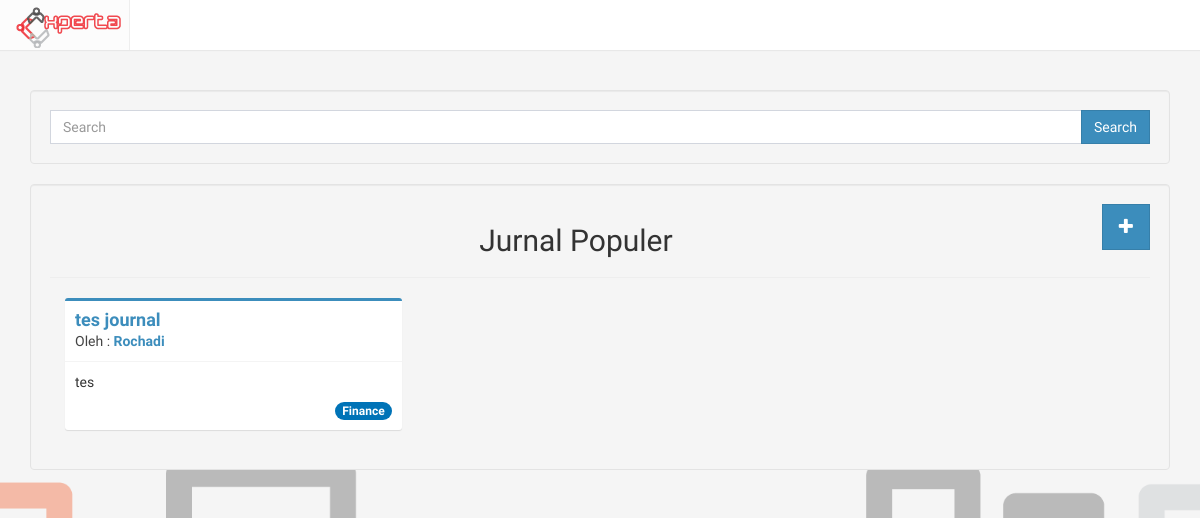
The app's page /index.php/journal, older data.
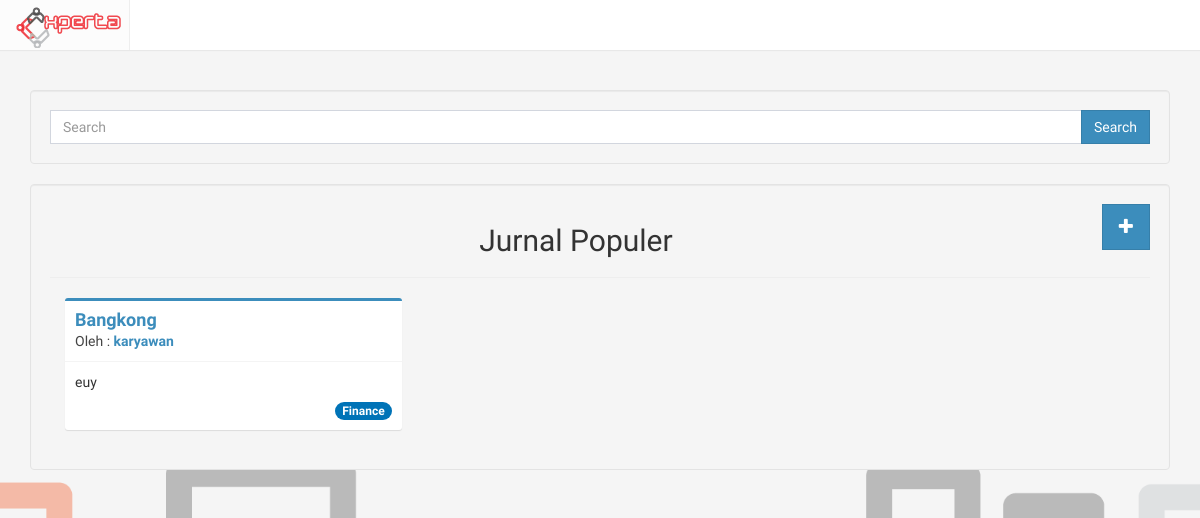
The same page, newer data.
### tables this page shows
CREATE TABLE `journal` (
  `id_journal` int(11) NOT NULL,
  `id_user` int(11) NOT NULL,
  `id_directorate` int(11) NOT NULL,
  `title` varchar(100) NOT NULL,
  `description` text NOT NULL,
  `file` varchar(500) NOT NULL,
  `views` int(11) NOT NULL DEFAULT '0',
  `created_at` timestamp NOT NULL DEFAULT CURRENT_TIMESTAMP,
  `status` int(11) NOT NULL DEFAULT '0',
  `keterangan` text NOT NULL
);

CREATE TABLE `profile` (
  `id_profile` int(11) NOT NULL,
  `NIK` varchar(50) DEFAULT NULL,
  `id_user` int(11) NOT NULL,
  `fullname` varchar(255) NOT NULL,
  `birthdate` date DEFAULT NULL,
  `gender` enum('M','F') DEFAULT NULL,
  `id_expert` int(11) DEFAULT '98',
  `pic` varchar(500) DEFAULT 'default.png',
  `updated_at` timestamp NOT NULL DEFAULT CURRENT_TIMESTAMP ON UPDATE CURRENT_TIMESTAMP,
  `login` int(11) NOT NULL DEFAULT '0'
);

CREATE TABLE `directorate` (
  `id_directorate` int(11) NOT NULL,
  `id_scope` int(11) NOT NULL,
  `directorate_name` varchar(100) NOT NULL
);

CREATE TABLE `user` (
  `id_user` int(11) NOT NULL,
  `username` varchar(100) NOT NULL,
  `email` varchar(100) NOT NULL,
  `password` varchar(100) NOT NULL,
  `id_level` int(11) NOT NULL,
  `registered_at` timestamp NOT NULL DEFAULT CURRENT_TIMESTAMP ON UPDATE CURRENT_TIMESTAMP,
  `stat` int(11) NOT NULL DEFAULT '1'
);

### application/controllers/Journal.php (called while the page is built, shortened)
<?php
class Journal extends CI_Controller
{
	function __construct(){
			$this->load->model("Journal_model");
		}
	public function index(){
		$data['title'] = "Journal";
		$data['listjournal'] = $this->Journal_model->listjournal();
		$this->load->view('journal/journal', $data);
	}
}

### index.php (called while the page is built, shortened)
<?php
require_once BASEPATH.'core/CodeIgniter.php';

### application/models/Journal_model.php (called while the page is built, shortened)
<?php
class Journal_model extends CI_Model
{
	function listjournal(){
		return $this->db->query(" SELECT *
			FROM journal
			LEFT JOIN directorate ON journal.id_directorate = directorate.id_directorate
			LEFT JOIN user ON journal.id_user = user.id_user
			LEFT JOIN profile ON journal.id_user = profile.id_user
			WHERE status=1
			ORDER BY views
			LIMIT 0,9")->result();
	}
}

### application/views/journal/journal.php (the view, shortened to what this page needs)
<?php include 'application/views/header.php' ?>
		<div class="container">
			<div class="row">
				<div class="col-md-12 isi">
					<div class="col-md-12 well">
					<form action="<?php echo site_url('journal/browse') ?>" method="GET">
						<div class="input-group">
		                    <input type="text" name="q" class="form-control" placeholder="Search" >
		                    <span class="input-group-btn">
		                    	<button class="btn btn-primary btn-flat" type="submit">Search</button>
		                	</span>
		                </div>
					</form>
					</div>
					<div  class="col-md-12 well">
						<a href="<?php echo site_url('journal/newpost') ?>" title="New post" class="btn btn-primary btn-lg btn-flat pull-right"><i class="fa fa-plus"></i></a>
						<h2>Jurnal Populer</h2>
						<hr>
						<?php foreach ($listjournal as $journal): ?>
							<?php
								if (empty($journal->fullname)) {
									$journal->fullname = explode('@', $journal->email)[0];
									$link = "";
								}else{
									$link = site_url('profile/'.$journal->id_user);
								}
							?>
								<div class="col-md-4">
									<div class="box box-primary">
										<div class="box-header with-border">
									    	<h3 class="box-title"><strong><a href="<?php echo site_url('journal/view/'.$journal->id_journal) ?>"><?php echo $journal->title; ?></a></strong></h3>
									    	<div class="author">
										    	Oleh :
										    		<a href="<?php echo $link ?>">
										    			<strong><?php echo $journal->fullname ?></strong>
										    		</a>
									    	</div>
									    </div>
									    <div class="box-body">
										    <p><?php echo $journal->description ?></p>
									    	<span class="pull-right badge bg-blue"><?php echo $journal->directorate_name ?></span>
									    </div>
									</div>
								</div>
						<?php endforeach ?>
					</div>
				</div>
			</div>
		</div>
	</body>
</html>

Row changes from the older to the newer data that the page shows:
no longer on this page (row edited): journal: title "tes journal", profile.fullname "Rochadi", description "tes", id_directorate.directorate_name "Finance"
added journal: title "Bangkong", id_user.email "karyawan", description "euy", id_directorate.directorate_name "Finance"
